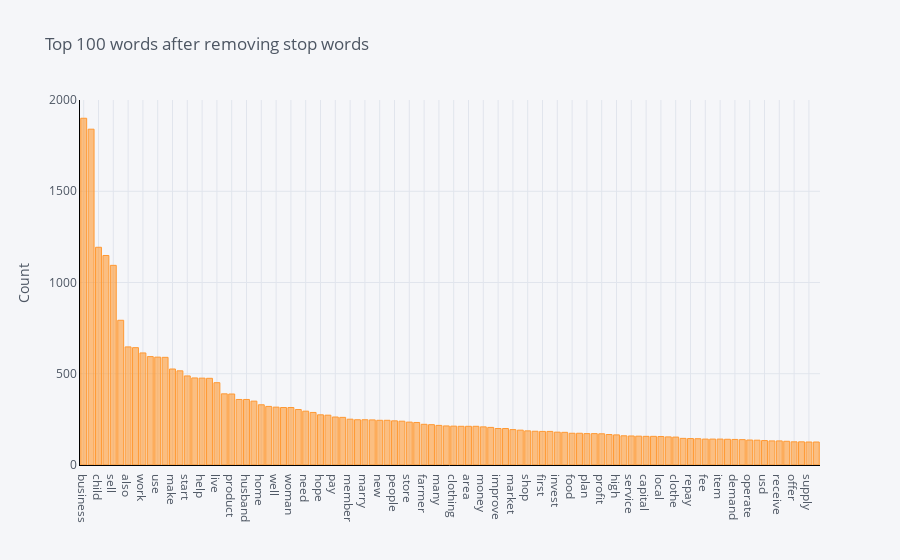

The cell this chart's notebook holds for it:
### Code cell
plot_model()

### Figure 1 — Plotly figure (JSON) as saved in the notebook; plotly's stock layout.template omitted (floating-point values rounded to 4 significant figures)
{"data": [{"marker": {"color": "rgba(255, 153, 51, 0.6)", "line": {"color": "rgba(255, 153, 51, 1.0)", "width": 1}}, "name": "count", "orientation": "v", "text": "", "type": "bar", "x": ["business", "loan", "child", "year", "sell", "buy", "also", "school", "work", "old", "use", "family", "make", "able", "start", "group", "help", "small", "live", "purchase", "product", "income", "husband", "increase", "home", "community", "well", "customer", "woman", "good", "need", "order", "hope", "request", "pay", "expand", "member", "stock", "marry", "grow", "new", "want", "people", "time", "store", "provide", "farmer", "get", "many", "client", "clothing", "go", "area", "support", "money", "entrepreneur", "improve", "give", "market", "hard", "shop", "sale", "first", "ago", "invest", "run", "food", "mother", "plan", "take", "profit", "life", "high", "continue", "service", "education", "capital", "farm", "local", "rice", "clothe", "young", "repay", "month", "fee", "married", "item", "wife", "demand", "enable", "operate", "large", "usd", "say", "receive", "meet", "offer", "day", "supply", "still"], "y": [1900, 1840, 1193, 1148, 1094, 793, 647, 643, 614, 594, 591, 590, 526, 516, 488, 477, 476, 475, 451, 390, 389, 359, 359, 350, 330, 321, 317, 315, 315, 304, 295, 288, 275, 273, 263, 261, 251, 248, 248, 247, 245, 245, 242, 240, 235, 233, 223, 221, 217, 214, 213, 212, 212, 212, 209, 206, 200, 200, 194, 191, 187, 185, 184, 184, 180, 179, 174, 174, 172, 172, 171, 167, 165, 160, 159, 158, 157, 157, 156, 154, 153, 146, 145, 144, 142, 142, 142, 141, 140, 139, 137, 136, 134, 132, 132, 130, 127, 127, 126, 126]}], "layout": {"legend": {"bgcolor": "#F5F6F9", "font": {"color": "#4D5663"}}, "paper_bgcolor": "#F5F6F9", "plot_bgcolor": "#F5F6F9", "title": {"font": {"color": "#4D5663"}, "text": "Top 100 words after removing stop words"}, "xaxis": {"gridcolor": "#E1E5ED", "linecolor": "black", "showgrid": true, "tickfont": {"color": "#4D5663"}, "title": {"font": {"color": "#4D5663"}, "text": ""}, "zerolinecolor": "#E1E5ED"}, "yaxis": {"gridcolor": "#E1E5ED", "linecolor": "black", "showgrid": true, "tickfont": {"color": "#4D5663"}, "title": {"font": {"color": "#4D5663"}, "text": "Count"}, "zerolinecolor": "#E1E5ED"}}}
